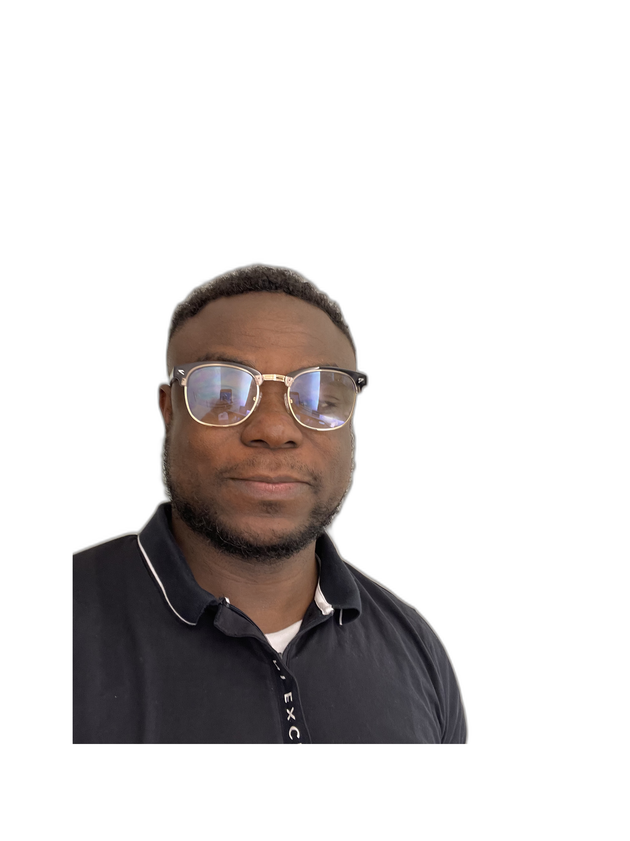
#> input picture IMG_9089_natural.png, 630 x 841 px, shrunk from 3010 x 4014 before the run; its folder holds 4 pictures in this run
$ python crop_photo.py
#> lines starting #> are read from the running program, lines starting #| are printed output that depends on the picture; after the words box and inside, x2 and y2 are one past the last pixel; in counts of white or black regions, pixels touching at a corner belong together
from PIL import Image, ImageChops
import numpy as np
import os

def auto_crop_whitespace(input_path, output_path=None, padding=20):
    """
    Automatically crop white space from an image while keeping some padding.

    Args:
        input_path (str): Path to the input image
        output_path (str): Path to save the cropped image
        padding (int): Pixels of white space to keep around the content

    Returns:
        str: Path to the output image
    """
#> called with input_path = 'IMG_9089_natural.png', output_path = 'IMG_9089_natural_auto_crop.png', padding = 30
    try:
        # Check if input file exists
        if not os.path.exists(input_path):
            raise FileNotFoundError(f"Input file not found: {input_path}")

        # If no output path specified, create one
        if output_path is None:
            name, ext = os.path.splitext(input_path)
            output_path = f"{name}_cropped.png"

        print(f"Opening {input_path}...")

        # Open the image
        img = Image.open(input_path)
#> img is the input picture: PIL image 630x841 RGB; mean R, G, B 215.8, 212.5, 211.9

        # Convert to RGB if needed
        if img.mode != 'RGB':
            img = img.convert('RGB')

        print("Detecting content boundaries...")

        # Create a white image of the same size
        white_bg = Image.new('RGB', img.size, (255, 255, 255))
#> white_bg: PIL image 630x841 RGB; every value is 255

        # Find difference between image and white background
        diff = ImageChops.difference(img, white_bg)
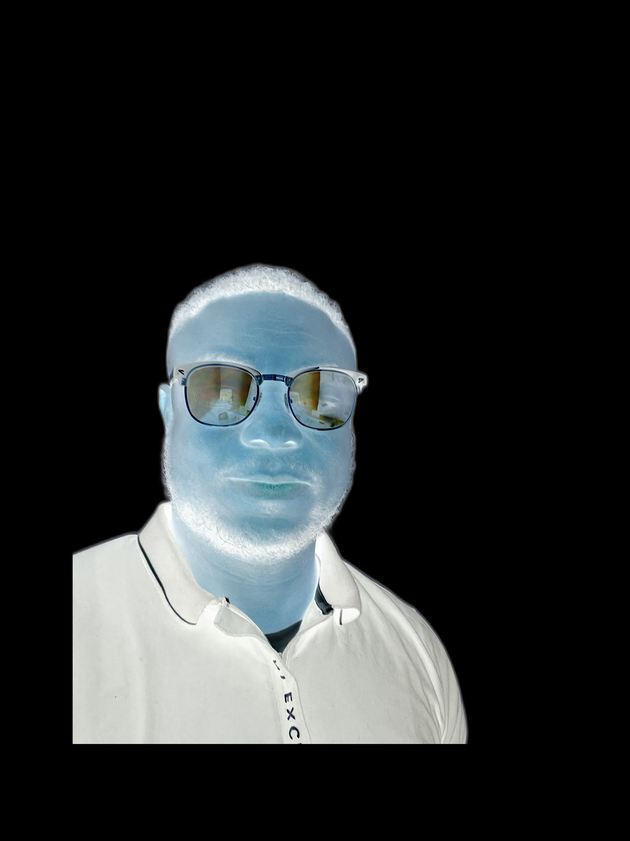
#> diff: PIL image 630x841 RGB; mean R, G, B 39.2, 42.5, 43.1

        # Convert to grayscale and get bounding box
        diff = diff.convert('L')
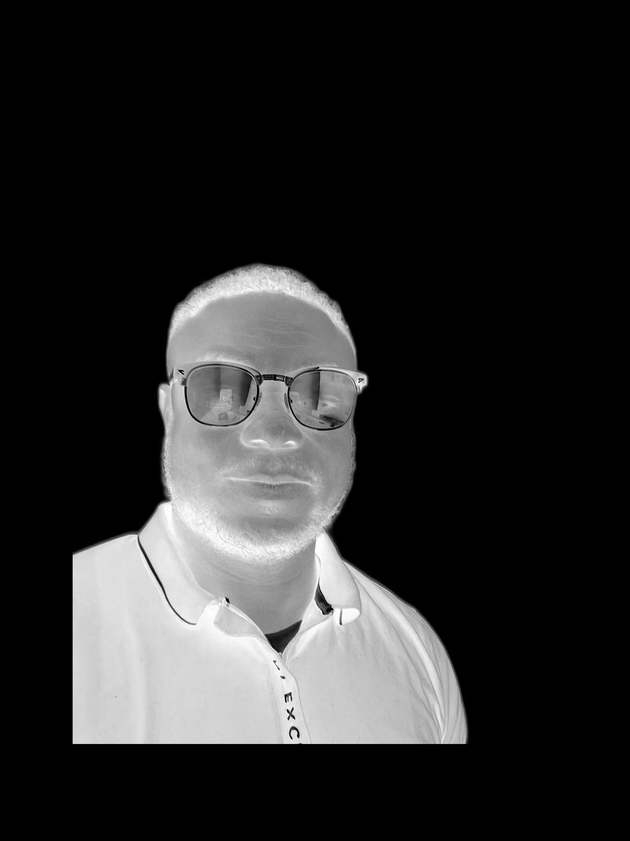
#> diff: PIL image 630x841 L; min 0, max 255, mean 41.6

        # Get bounding box of non-white content
        bbox = diff.getbbox()
#> bbox = (70, 258, 472, 747)

        if bbox is None:
            print("No content found - image appears to be all white")
            return None

        # Expand bounding box by padding
        left, top, right, bottom = bbox
#> left = 70; top = 258; right = 472; bottom = 747

        # Add padding but don't go outside image bounds
        left = max(0, left - padding)
#> left = 40
        top = max(0, top - padding)
#> top = 228
        right = min(img.width, right + padding)
#> right = 502
        bottom = min(img.height, bottom + padding)
#> bottom = 777

        print(f"Original size: {img.width}x{img.height}")
#| Original size: 630x841
        print(f"Content found at: {bbox}")
#| Content found at: (70, 258, 472, 747)
        print(f"Cropping to: {left}, {top}, {right}, {bottom}")
#| Cropping to: 40, 228, 502, 777
        print(f"New size: {right-left}x{bottom-top}")
#| New size: 462x549

        # Crop the image
        cropped_img = img.crop((left, top, right, bottom))
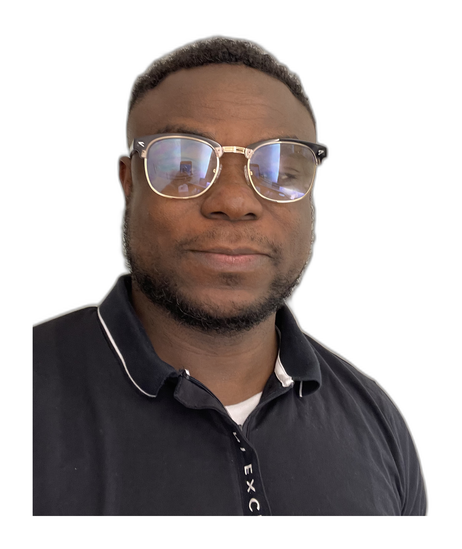
#> cropped_img: PIL image 462x549 RGB; mean R, G, B 173.2, 166.2, 164.9

        # Save the result
        print(f"Saving cropped image to {output_path}...")
        cropped_img.save(output_path, 'PNG')

        print(f"Successfully cropped image: {output_path}")

        return output_path

    except Exception as e:
        print(f"Error processing image: {e}")
        return None

def smart_crop_edges(input_path, output_path=None, margin_percent=5):
    """
    Smart crop that removes excess white space but keeps natural margins.

    Args:
        input_path (str): Path to the input image
        output_path (str): Path to save the cropped image
        margin_percent (int): Percentage of content size to keep as margin

    Returns:
        str: Path to the output image
    """
#> called with input_path = 'IMG_9089_natural.png', output_path = 'IMG_9089_natural_smart_crop.png', margin_percent = 8
    try:
        # Check if input file exists
        if not os.path.exists(input_path):
            raise FileNotFoundError(f"Input file not found: {input_path}")

        # If no output path specified, create one
        if output_path is None:
            name, ext = os.path.splitext(input_path)
            output_path = f"{name}_smart_crop.png"

        print(f"Opening {input_path}...")

        # Open the image and convert to numpy array
        img = Image.open(input_path).convert('RGB')
        img_array = np.array(img)

        print("Analyzing image content...")

        # Define white threshold (allow for slight variations)
        white_threshold = 250

        # Find non-white pixels
        non_white = (img_array[:, :, 0] < white_threshold) | \
                   (img_array[:, :, 1] < white_threshold) | \
                   (img_array[:, :, 2] < white_threshold)
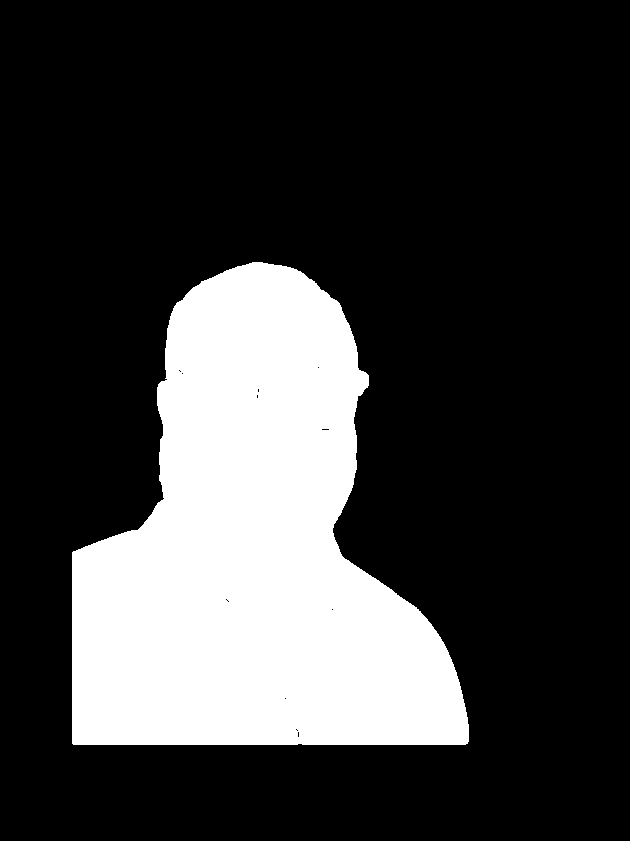
#> non_white: shape (841, 630) bool; 23.1% white; 1 white region, box (x1, y1, x2, y2) and area: (72, 262, 469, 745) 122458

        # Find bounding box of content
        rows = np.any(non_white, axis=1)
        cols = np.any(non_white, axis=0)

        if not np.any(rows) or not np.any(cols):
            print("No content found")
            return None

        # Get content boundaries
        top, bottom = np.where(rows)[0][[0, -1]]
#> top = 262; bottom = 744
        left, right = np.where(cols)[0][[0, -1]]
#> left = 72; right = 468

        # Calculate content dimensions
        content_width = right - left
#> content_width = 396
        content_height = bottom - top
#> content_height = 482

        # Calculate margins based on content size
        margin_w = int(content_width * margin_percent / 100)
#> margin_w = 31
        margin_h = int(content_height * margin_percent / 100)
#> margin_h = 38

        # Apply margins but stay within image bounds
        crop_left = max(0, left - margin_w)
#> crop_left = 41
        crop_top = max(0, top - margin_h)
#> crop_top = 224
        crop_right = min(img.width, right + margin_w)
#> crop_right = 499
        crop_bottom = min(img.height, bottom + margin_h)
#> crop_bottom = 782

        print(f"Original size: {img.width}x{img.height}")
#| Original size: 630x841
        print(f"Content area: {left}-{right}, {top}-{bottom}")
#| Content area: 72-468, 262-744
        print(f"Cropping to: {crop_left}-{crop_right}, {crop_top}-{crop_bottom}")
#| Cropping to: 41-499, 224-782
        print(f"New size: {crop_right-crop_left}x{crop_bottom-crop_top}")
#| New size: 458x558

        # Crop the image
        cropped_img = img.crop((crop_left, crop_top, crop_right, crop_bottom))
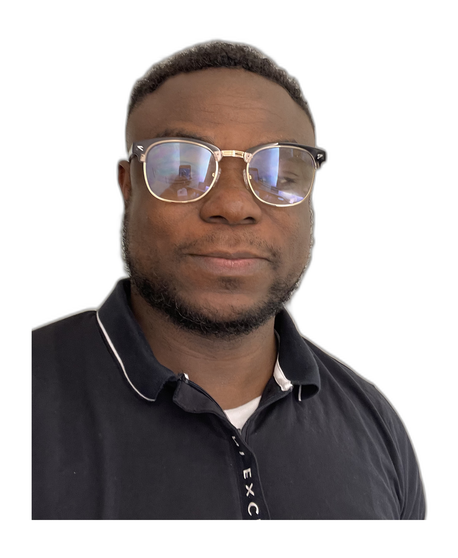
#> cropped_img: PIL image 458x558 RGB; mean R, G, B 173.8, 166.9, 165.6

        # Save the result
        print(f"Saving smart-cropped image to {output_path}...")
        cropped_img.save(output_path, 'PNG')

        print(f"Successfully created smart-cropped image: {output_path}")

        return output_path

    except Exception as e:
        print(f"Error processing image: {e}")
        return None

if __name__ == "__main__":
    # Crop the natural photo versions to remove excess white space

    # Try both natural versions
    input_files = ["IMG_9089_natural.png", "IMG_9089_photo_style.png"]

    for input_file in input_files:
        if os.path.exists(input_file):
            print(f"\n{'='*50}")
            print(f"Processing: {input_file}")
            print(f"{'='*50}")

            # Create output filename
            name, ext = os.path.splitext(input_file)

            # Auto crop with minimal padding
            print("\n1. Auto-cropping with minimal padding...")
            auto_result = auto_crop_whitespace(input_file, f"{name}_auto_crop.png", padding=30)

            # Smart crop with proportional margins
            print("\n2. Smart cropping with proportional margins...")
            smart_result = smart_crop_edges(input_file, f"{name}_smart_crop.png", margin_percent=8)

            if auto_result and smart_result:
                print(f"\n✅ Success for {input_file}!")
                print(f"   Auto crop: {auto_result}")
                print(f"   Smart crop: {smart_result}")
            else:
                print(f"\n❌ Failed to process {input_file}")
        else:
            print(f"File not found: {input_file}")
#> pass 2 of the loop `for input_file in input_files:`:
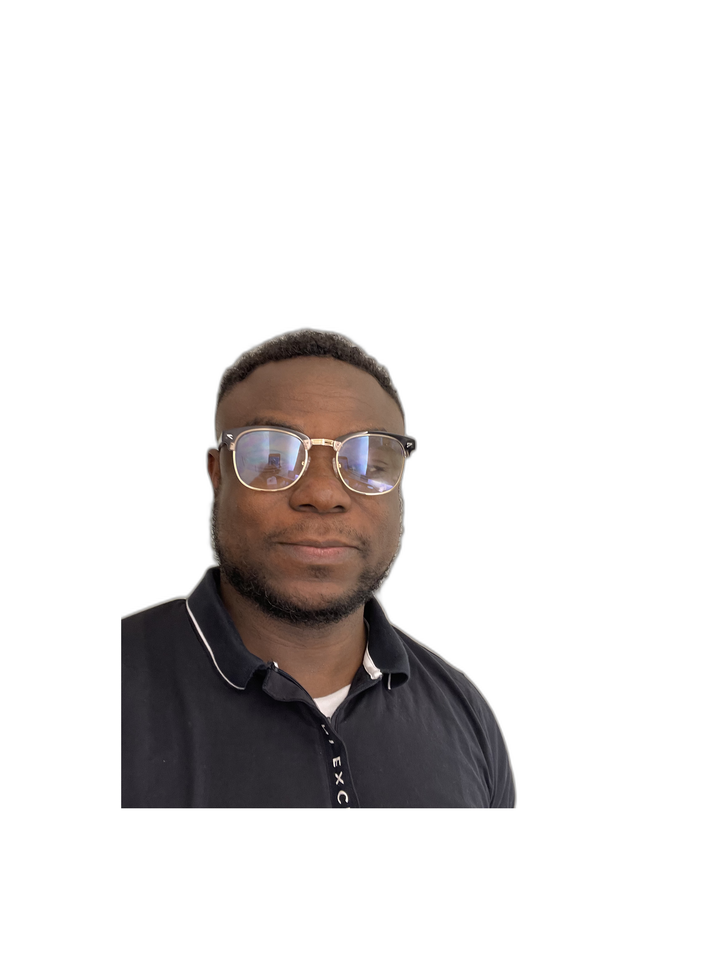
#> input picture IMG_9089_photo_style.png, 727 x 970 px, shrunk from 3474 x 4632 before the run
#> in auto_crop_whitespace, img is the input picture: PIL image 727x970 RGB; mean R, G, B 225.6, 223.1, 222.6
#> white_bg: PIL image 727x970 RGB; every value is 255
#> bbox = (119, 323, 520, 811)
#> in auto_crop_whitespace (call 2), `left, top, right, bottom = bbox`: left = 119; top = 323; right = 520; bottom = 811
#> in auto_crop_whitespace (call 2), `left = max(0, left - padding)`: left = 89
#> in auto_crop_whitespace (call 2), `top = max(0, top - padding)`: top = 293
#> in auto_crop_whitespace (call 2), `right = min(img.width, right + padding)`: right = 550
#> in auto_crop_whitespace (call 2), `bottom = min(img.height, bottom + padding)`: bottom = 841
#| Original size: 727x970
#| Content found at: (119, 323, 520, 811)
#| Cropping to: 89, 293, 550, 841
#| New size: 461x548
#> in smart_crop_edges (call 2), `non_white = (img_array[:, :, 0] < white_threshold) | \ (img_array[:, :..`:
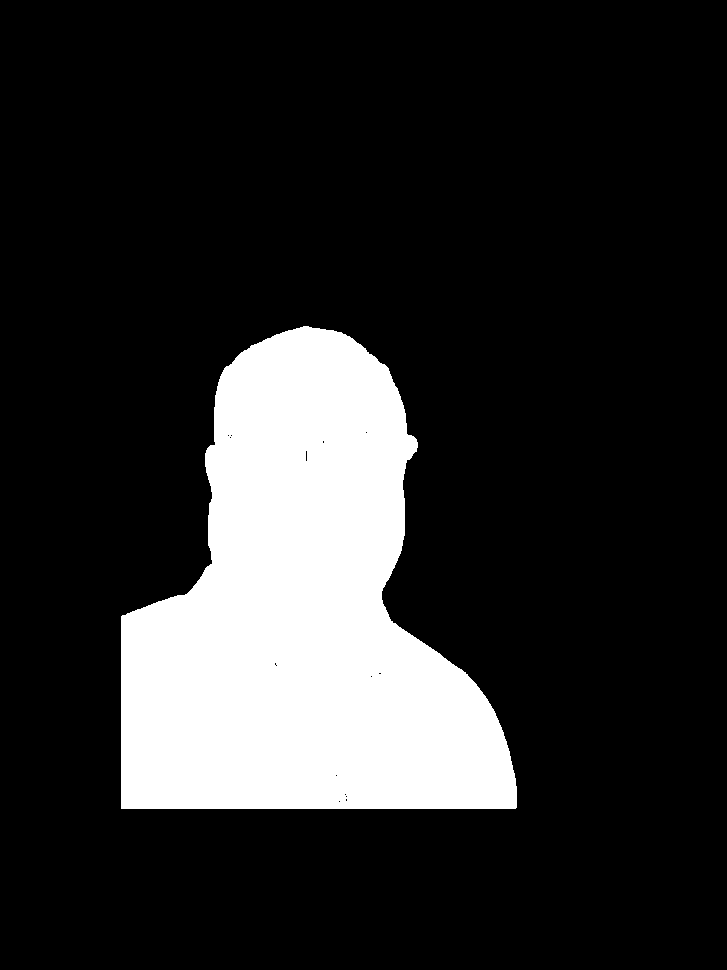
#> non_white: shape (970, 727) bool; 17.3% white; 1 white region, box (x1, y1, x2, y2) and area: (121, 326, 517, 809) 122160
#> in smart_crop_edges (call 2), `top, bottom = np.where(rows)[0][[0, -1]]`: top = 326; bottom = 808
#> in smart_crop_edges (call 2), `left, right = np.where(cols)[0][[0, -1]]`: left = 121; right = 516
#> content_width = 395
#> crop_left = 90
#> crop_top = 288
#> crop_right = 547
#> crop_bottom = 846
#| Original size: 727x970
#| Content area: 121-516, 326-808
#| Cropping to: 90-547, 288-846
#| New size: 457x558
#> in smart_crop_edges (call 2), `cropped_img = img.crop((crop_left, crop_top, crop_right, crop_bottom))`:
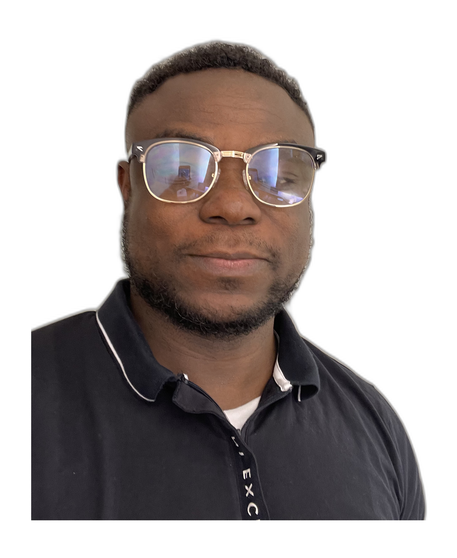
#> cropped_img: PIL image 457x558 RGB; mean R, G, B 173.7, 166.8, 165.4

    print(f"\n{'='*50}")
    print("Cropping complete! You now have multiple options to choose from.")
